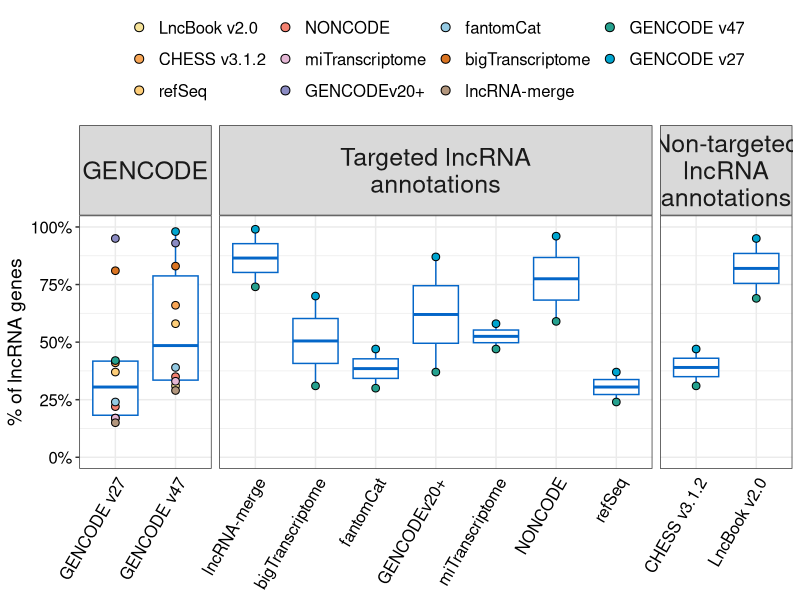

Here is the R script that generated this plot:
## ---- chunk 1
library(ggplot2)
library(scales)
library(dplyr)
## ---- chunk 2
# Clean the env
rm(list = ls())

# Load data
df <- read.table("figure_2a.input.tsv", header=F, sep="\t") %>%
  rename(name_a="V1",
         name_b="V2",
         size="V3",
         intersecting="V4",
         percentage="V5") %>% 
  # Add column for boxplot facet
  mutate(category_a=ifelse((name_a=="lncBookv2_0" | name_a=="chess3_1_2"), "Non-targeted lncRNA annotations", NA)) %>% 
  mutate(category_a=ifelse((name_a=="gen27" | name_a=="gen47"), "GENCODE", category_a)) %>%
  mutate(category_a=ifelse((is.na(category_a)), "Targeted lncRNA annotations", category_a)) %>% 
  mutate(category_b=ifelse((name_b=="lncBookv2_0" | name_b=="chess3_1_2"), "Non-targeted lncRNA annotations", NA)) %>% 
  mutate(category_b=ifelse((name_b=="gen27" | name_b=="gen47"), "GENCODE", category_b)) %>%
  mutate(category_b=ifelse((is.na(category_b)), "Targeted lncRNA annotations", category_b)) 

# Preview data frame
df

levels_a <-c("lncBookv2_0",
             "chess3_1_2",
             "refSeq",
             "NONCODE",
             "miTranscriptome",
             "gencode20+",
             "fantomCat",
             "bigTranscriptome",
             "H_concat_catalogs",
             "gen47",
             "gen27")

levels_b <- c("gen27",
              "gen47",
              "H_concat_catalogs",
              "bigTranscriptome",
              "fantomCat",
              "gencode20+",
              "miTranscriptome",
              "NONCODE",
              "refSeq",
              "chess3_1_2",
              "lncBookv2_0")

labels_a <-c("LncBook v2.0",
             "CHESS v3.1.2",
             "refSeq",
             "NONCODE",
             "miTranscriptome",
             "GENCODEv20+",
             "fantomCat",
             "bigTranscriptome",
             "lncRNA-merge",
             "GENCODE v47",
             "GENCODE v27")

labels_b <- c("GENCODE v27",
              "GENCODE v47",
              "lncRNA-merge",
              "bigTranscriptome",
              "fantomCat",
              "GENCODEv20+",
              "miTranscriptome",
              "NONCODE",
              "refSeq",
              "CHESS v3.1.2",
              "LncBook v2.0")

# Create boxplot - Figure 2a
df %>% 
  filter(name_a != name_b) %>%
  filter((name_b != "gen27" & name_a == "gen27") | (name_b != "gen27" & name_a == "gen47") | (name_b != "gen47" & name_a == "gen27") | (name_b != "gen47" & name_a == "gen47") | (name_b == "gen27") | (name_b == "gen47")) %>% 
  ggplot(data=., aes(x=factor(name_b, levels=levels_b, labels=labels_b),
                     y=percentage)) +
  geom_boxplot(color="#0466c8") +
  geom_dotplot(aes(fill=factor(name_a, levels=levels_a, labels=labels_a)),
               binaxis='y', stackdir='center', dotsize=1) +
  theme_bw() +
  scale_fill_manual(values=c("#f7e49a", "#f8a656", "#fece79",  "#f48170",
                             "#e4b7d5", "#8b8bc3", "#94cae3", "#da7422",
                             "#b2967d", "#25a18e", "#00a5cf")) +
  ylab("% of lncRNA genes") +
  scale_y_continuous(labels=percent, lim=c(0,1)) +
  theme(legend.position="top") +
  theme(axis.text.x = element_text(size = 12, angle = 60, hjust = 1,  colour = "black"),
        axis.ticks.x = element_blank(),
        axis.text.y = element_text(size = 12,  colour = "black"),
        legend.text = element_text(size=12),
        plot.title = element_text(size = 15, hjust = 0.5),
        legend.title = element_blank(),
        axis.title.x = element_blank(),
        axis.title.y = element_text(size = 14),
        strip.text.x=element_text(size=18),
        strip.text.y=element_text(size=18)) +
  facet_grid(. ~ factor(category_b, levels=c("GENCODE", "Targeted lncRNA annotations","Non-targeted lncRNA annotations")), space="free", scales="free", labeller = label_wrap_gen(18)) -> plot_figure_2a


# Diplay plots
plot_figure_2a
## ---- chunk 3
pdf(file="figure_2a.pdf", width = 14, height = 9)
plot_figure_2a
